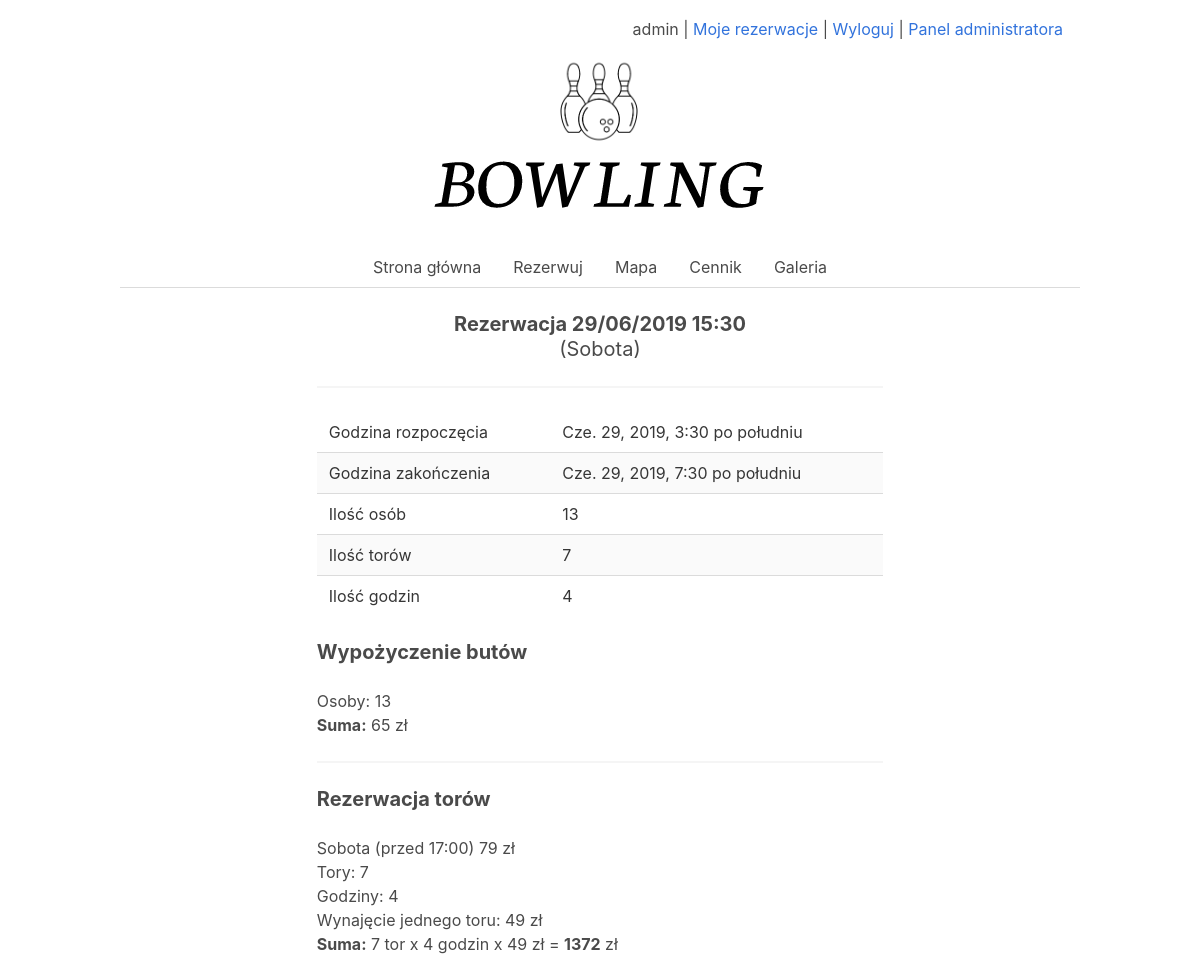
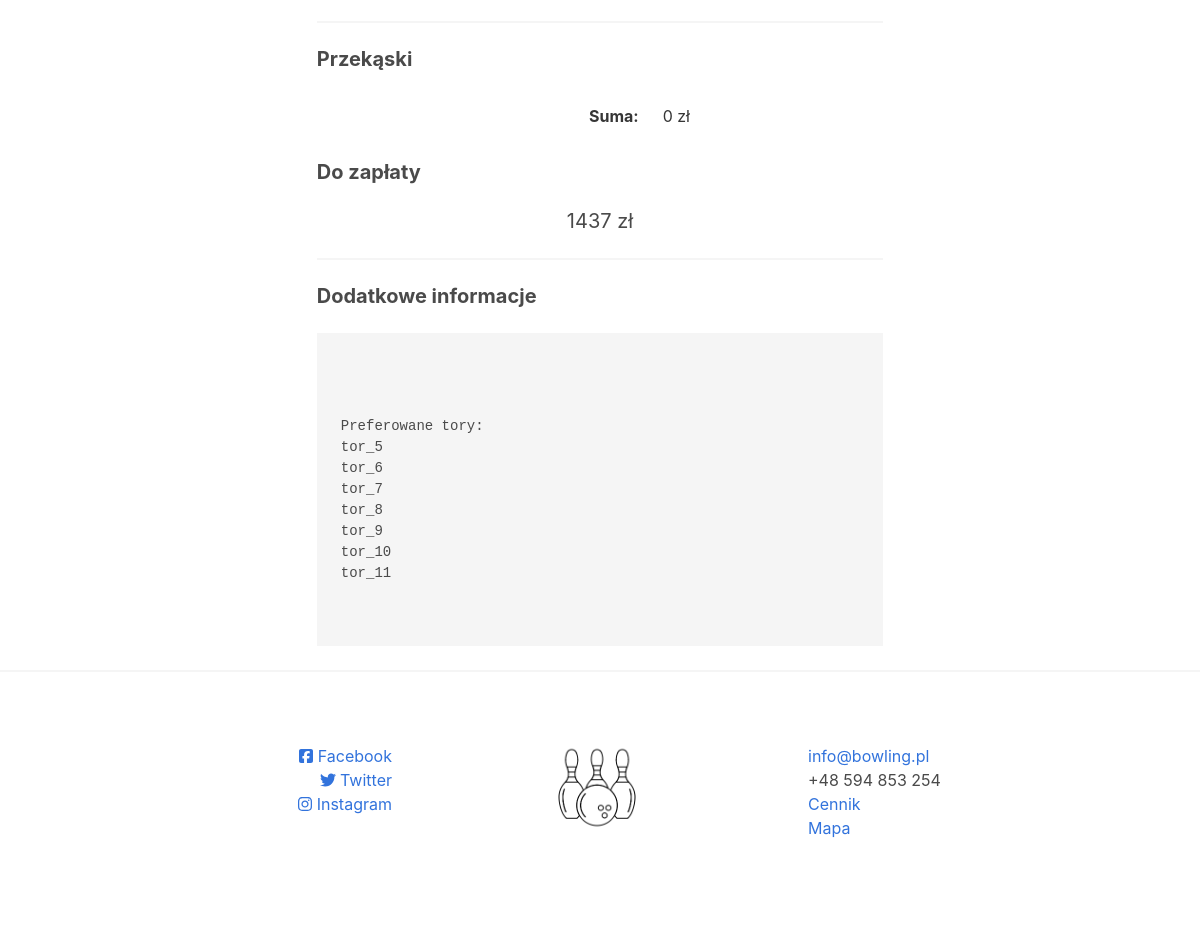
The app's page /zamowienie/27 (signed in) with its own data (2 pictures, top to bottom).
### kregielnia_app/models.py (models this page shows, shortened)
class Rezerwacja(models.Model):
    class Meta:
        verbose_name_plural = "Rezerwacje"
    date_added = models.DateTimeField(auto_now_add=True)
    date_modified = models.DateTimeField(auto_now=True)
    user_id = models.ForeignKey("Profil", on_delete=models.CASCADE)
    dt_rozpoczecia = models.DateTimeField(null=False, blank=False)
    dt_zakonczenia = models.DateTimeField(null=False, blank=False)
    ilosc_osob = models.IntegerField(null=False, blank=False)
    ilosc_torow = models.IntegerField(null=False, blank=False)
    ilosc_godzin = models.IntegerField(null=False, blank=False)
    dod_info = models.TextField(null=True, blank=True)

### kregielnia_app/views.py (the view, shortened to what this page needs)
# urls.py: path('zamowienie/<int:pk>', views.ZamowienieDetailView.as_view(), name="zamowienie_detail"),
class ZamowienieDetailView(generic.DetailView):
    model = Rezerwacja
    def get_context_data(self, **kwargs):
        context = super().get_context_data(**kwargs)
        context["has_access"] = self.object.user_id.user_id == self.request.user.id
        context["przekaski"] = PrzekaskiZamowienie.objects.filter(rezerwacja_id=self.object)
        context["buty_cena"] = self.object.ilosc_osob * 5
        przekaski_cena = 0
        for _ in context["przekaski"]:
            przekaski_cena += _.przekaski_id.cena
        context["przekaski_cena"] = przekaski_cena
        context["po_17"] = self.object.dt_rozpoczecia.hour > 17
        if self.object.dt_rozpoczecia.weekday() in [5]:
            if context["po_17"]:
                context["za_tor"] = 89
                context["za_tor_suma"] = 89 * self.object.ilosc_torow * self.object.ilosc_godzin
            else:
                context["za_tor"] = 49
                context["za_tor_suma"] = 49 * self.object.ilosc_torow * self.object.ilosc_godzin
        context["suma_final"] = context["za_tor_suma"] + context["buty_cena"] + context["przekaski_cena"]
        return context

### kregielnia_app/templates/kregielnia_app/rezerwacja_detail.html (shortened to what this page needs)
{% extends '_Main/template.html' %}
{% load staticfiles %}
{% block content %}
<div class="column is-three-fifths is-offset-one-fifth">
  <h1 class="subtitle has-text-centered">
    <b>Rezerwacja {{object.dt_rozpoczecia|date:"d/m/Y H:i"}}</b>
    <br>
    ({{object.dt_rozpoczecia|date:"l"}})
  </h1>
    {% if has_access %}
    <hr>
    <table class="table is-fullwidth is-striped">
      <tbody>
        <tr>
          <td>Godzina rozpoczęcia</td>
          <td>{{object.dt_rozpoczecia}}</td>
        </tr>
        <tr>
          <td>Godzina zakończenia</td>
          <td>{{object.dt_zakonczenia}}</td>
        </tr>
        <tr>
          <td>Ilość osób</td>
          <td>{{object.ilosc_osob}}</td>
        </tr>
        <tr>
          <td>Ilość torów</td>
          <td>{{object.ilosc_torow}}</td>
        </tr>
        <tr>
          <td>Ilość godzin</td>
          <td>{{object.ilosc_godzin}}</td>
        </tr>
      </tbody>
    </table>
    <h1 class="subtitle">
      <b>Wypożyczenie butów</b>
    </h1>
    Osoby: {{object.ilosc_osob}}
    <br>
    <b>Suma:</b> {{buty_cena}} zł
    <hr>
    <h1 class="subtitle">
      <b>Rezerwacja torów</b>
    </h1>
    {% if object.dt_rozpoczecia|date:"w" == "6" %}
      Sobota
        {% if po_17 %} (po 17:00) 89{% else %}(przed 17:00) 79{% endif %} zł
    {% endif %}
    <br>
    Tory: {{object.ilosc_torow}}
    <br>
    Godziny: {{object.ilosc_godzin}}
    <br>
    Wynajęcie jednego toru: {{za_tor}} zł
    <br>
    <b>Suma:</b> {{object.ilosc_torow}} tor x {{object.ilosc_godzin}} godzin x {{za_tor}} zł = <b>{{za_tor_suma}}</b> zł
<hr>
    <h1 class="subtitle">
      <b>Przekąski</b>
    </h1>
    <table class="table is-fullwidth is-striped">
      <tbody>
        <tr>
          <td style="text-align:right;"><b>Suma:</b></td>
          <td>{{przekaski_cena}} zł</td>
        </tr>
      </tbody>
    </table>
    <h1 class="subtitle">
      <b>Do zapłaty</b>
    </h1>
    <p class="subtitle has-text-centered">
      {{suma_final}} zł
    </p>
    <hr>
    <h1 class="subtitle">
      <b>Dodatkowe informacje</b>
    </h1>
    <p class="has-text-centered">
      <pre>
        {% if object.dod_info %}
        {{object.dod_info}}
        {% else %}
        - Brak -
        {% endif %}
      </pre>
    </p>
    {% else %}
    <h1 class="subtitle has-text-centered">
      <b>
        Nie masz uprawnień aby przeglądać to zamówienie
      </b>
    </h1>
    {% endif %}
</div>
{% endblock %}

### Kregielnia/templates/_Main/upper-bar.html (shortened to what this page needs)
<div class="container">
  <div class="columns" style="margin: 3px;">
    <div class="column is-12">
      {% if user.is_authenticated %}
      <span style="margin: 2px;float:right;">
        <span>{{user.username}}
        </span>
        |
        <a href="{% url 'moje_rezerwacje' %}">Moje rezerwacje</a>
        |
        <a href="{% url 'logout' %}">Wyloguj</a>
        {% if user.is_staff %}
        |
        <a href="/admin/">Panel administratora</a>
        {% endif %}
      </span>
      {% else %}
      <span style="margin: 2px;float:right;">
        <a href="{% url 'logowanie' %}?next=/">Logowanie</a>
        |
        <a href="{% url 'rejestracja' %}">Rejestracja</a>
      </span>
      {% endif %}
    </div>
  </div>
</div>

### records on screen
Rezerwacja: dt_rozpoczecia "29/06/2019 15:30", dt_rozpoczecia "Sobota", dt_rozpoczecia "Cze. 29, 2019, 3:30 po południu", dt_zakonczenia "Cze. 29, 2019, 7:30 po południu", ilosc_osob "13", ilosc_torow "7", ilosc_godzin "4", dod_info "Preferowane tory: tor_5 tor_6 tor_7 tor_8 tor_9 tor_10 tor_11"

### other values on screen
{{ user.username }} "admin"
{{ buty_cena }} "65"
{{ za_tor }} "49"
{{ za_tor_suma }} "1372"
{{ przekaski_cena }} "0"
{{ suma_final }} "1437"
